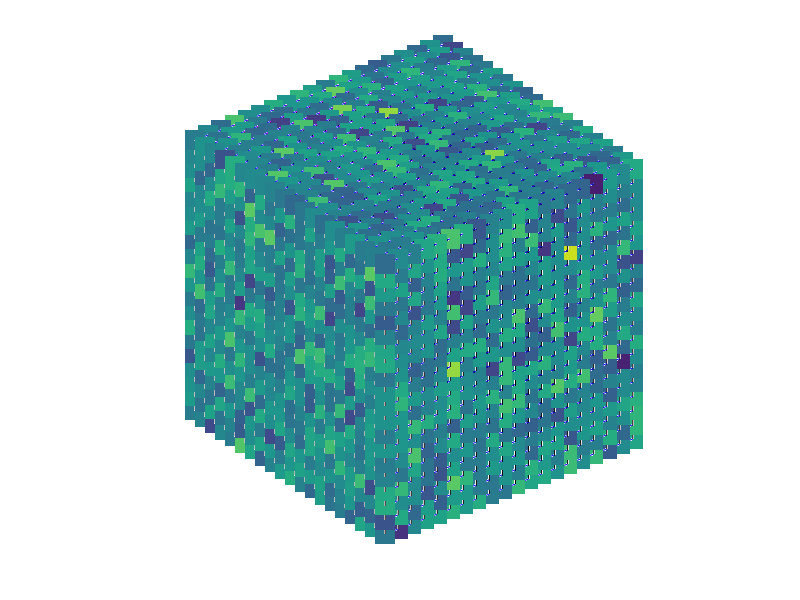

Reproduce this figure in MATLAB.
%%
%     Curso do canal ExataMenteS
%     Aula 41 - Cubo Colorido
%     Se inscreva no canal e nos ajude a crescer <3
%     Vamos melhorar o Brasil atraves da tecnologia :)
%     https://www.youtube.com/channel/UCZyFebN0_gF2yy5fhVhlXtA
%     Professor: Joao Pinheiro
%%

figure(1), clf

% Vamos aprender um jeito mais eficiente de plotar um cubo
% A ideia sera gerar Matrizes e plotar diversas linhas
n  = 20;
m = linspace(0,1,n);
[X,Y] = meshgrid(m);
x = [X(:) X(:)]';
y = [Y(:) Y(:)]';
z = [zeros(1,n*n); ones(1,n*n)];

% Usar o Plot3 paraconectar as linhas
plot3(x,y,z,'k', z,x,y,'b', y,z,x,'m')

% Plot os no
hold on
[X,Y,Z] = meshgrid(m);
cor = randn(1,n^3);
h = scatter3(X(:),Y(:),Z(:),200,cor,'filled');
set(h, 'Marker', 's')

rotate3d on
axis square
axis off
